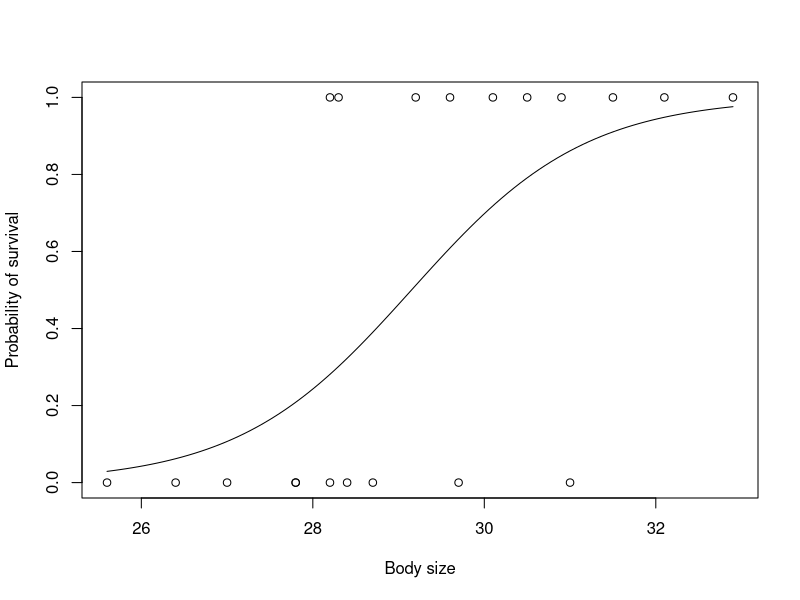

This chart was generated by the following R code:
#Logistic Regression in R
#Of the form y = 1/(1+e^-(a+b1x1+b2x2+b3x3+...))
#Assign 20 different body sizes
bodysize=c(25.6,26.4,27.0,27.8,27.8,28.2,28.2,28.3,28.4,28.7,29.2,29.6,29.7,30.1,30.5,30.9,31.0,31.5,32.1,32.9)
#Arrive survival to these 20 body sizes such that most mortality occurs at small body size
survive<-c(0,0,0,0,0,1,0,1,0,0,1,1,0,1,1,1,0,1,1,1) 
# Saves dataframe with two columns: body size & survival in dat
dat=as.data.frame(cbind(bodysize,survive)) 
dat 
#A scatter plot of just the points
plot(bodysize,survive,xlab="Body size",ylab="Probability of survival") 
# Model the data logistically using glm dunction and store in k
k=glm(survive~bodysize,family=binomial,dat) 
#Draws a continuous curve based on prediction from logistic regression model
curve(predict(k,data.frame(bodysize=x),type="resp"),add=TRUE) 
